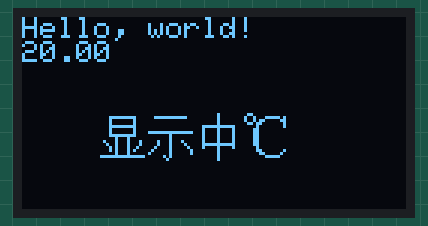
Simulated run of this sketch. Board: Arduino Uno, built with avr-gcc and run on an emulated ATmega328P. On the bench: 128×64 one-colour display.

Above: at 0.1 s.

The sketch:

testa.ino
```cpp
#include <SPI.h>
#include <Wire.h>
#include <Adafruit_GFX.h>
#include <Adafruit_SSD1306.h>

#define OLED_RESET 4
Adafruit_SSD1306 display(OLED_RESET);

#define LOGO16_GLCD_HEIGHT 16 //定义显示高度
#define LOGO16_GLCD_WIDTH  16 //定义显示宽度

//中文：显  （这就是存储点阵变量，str_1可以修改成自己喜欢的名称，用函数display.drawBitmap（）调用就可以了）
static const unsigned char PROGMEM str_1[] =
{
0x00,0x00,0x1F,0xF0,0x10,0x10,0x10,0x10,0x1F,0xF0,0x10,0x10,0x10,0x10,0x1F,0xF0,
0x04,0x40,0x44,0x44,0x24,0x44,0x14,0x48,0x14,0x50,0x04,0x40,0xFF,0xFE,0x00,0x00

  };

//中文：示
static const unsigned char PROGMEM str_2[] =
{
0x00,0x00,0x3F,0xF8,0x00,0x00,0x00,0x00,0x00,0x00,0x00,0x00,0xFF,0xFE,0x01,0x00,
0x01,0x00,0x11,0x10,0x11,0x08,0x21,0x04,0x41,0x02,0x81,0x02,0x05,0x00,0x02,0x00
  };

//中文：中
static const unsigned char PROGMEM str_3[] =
{
0x01,0x00,0x01,0x00,0x01,0x00,0x01,0x00,0x3F,0xF8,0x21,0x08,0x21,0x08,0x21,0x08,
0x21,0x08,0x21,0x08,0x3F,0xF8,0x21,0x08,0x01,0x00,0x01,0x00,0x01,0x00,0x01,0x00
  };

//中文：℃
static const unsigned char PROGMEM str_4[] =
{
0x60,0x00,0x91,0xF4,0x96,0x0C,0x6C,0x04,0x08,0x04,0x18,0x00,0x18,0x00,0x18,0x00,
0x18,0x00,0x18,0x00,0x18,0x00,0x08,0x00,0x0C,0x04,0x06,0x08,0x01,0xF0,0x00,0x00
  };


void setup()   {
  Serial.begin(9600);

  // by default, we'll generate the high voltage from the 3.3v line internally! (neat!)
  display.begin(SSD1306_SWITCHCAPVCC, 0x3C);  // initialize with the I2C addr 0x3D (for the 128x64)
  // init done

  display.clearDisplay();

  //英文字符显示
  display.setTextSize(1);             //设置字体大小
  display.setTextColor(WHITE);        //设置字体颜色白色
  display.setCursor(0,0);             //设置字体的起始位置
  display.println("Hello, world!");   //输出字符并换行


  //中文字符显示
  display.drawBitmap(26, 32, str_1, 16, 16, 1); //在坐标X:26  Y:16的位置显示中文字符
  display.drawBitmap(42, 32, str_2, 16, 16, 1); //在坐标X:42  Y:16的位置显示中文字符
  display.drawBitmap(58, 32, str_3, 16, 16, 1);
  display.drawBitmap(74, 32, str_4, 16, 16, 1);
  display.display();                  //把缓存的都显示
}

void loop() {
 float temp=20.0;
   display.setTextSize(1);             //设置字体大小
  display.setTextColor(WHITE);        //设置字体颜色白色
  display.setCursor(0,8);             //设置字体的起始行
  display.println(temp);   //输出字符并换行
  display.display();
}
```
